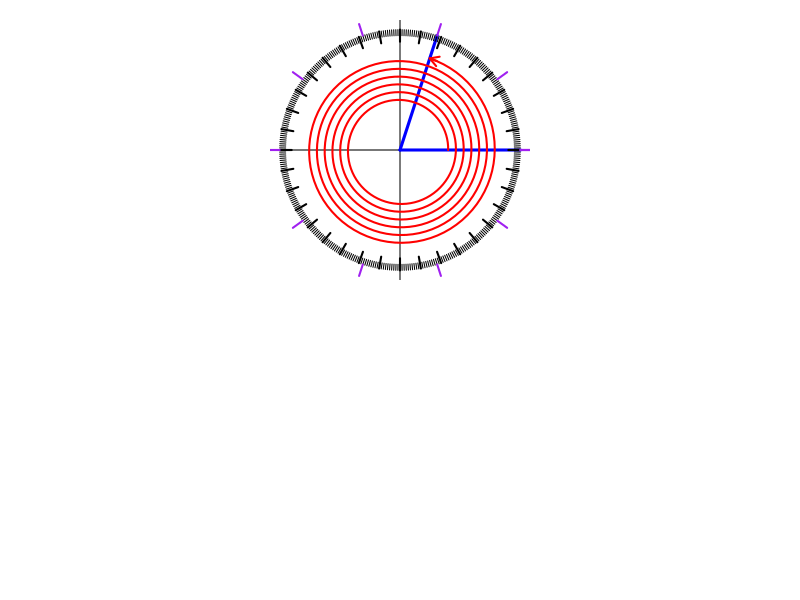

The R script that drew this image:
## ---- chunk 1
while(T){
  rots = round(runif(1,0.1,10),1)
  degs = rots*360
  if(rots%%0.5 != 0){break}
}
shuch = list(c(0,degs/180*pi))
## ---- chunk 2
par(mfrow = c(2, 1))
for(i in 1:length(shuch)){
  par(mar=c(1,1,1,1),pty="s")
  plot(0,0,type="n",ann=F,axes=F,xlim=c(-1,1),ylim=c(-1,1))
  abline(h=0)
  abline(v=0)
  a1 = shuch[[i]][1]
  a2 = shuch[[i]][2]
  lines(c(0,cos(a1)),c(0,sin(a1)),col="blue",lwd=3)
  lines(c(0,cos(a2)),c(0,sin(a2)),col="blue",lwd=3)
  len = 500
  th = seq(a1,a2,(a2-a1)/len)
  if(abs(a2-a1)>2*pi){
    r = seq(0.4,0.8,0.4/len)
  } else {
    r = 0.8
  }
  lines(r*cos(th),r*sin(th),lwd=2,col="red")
  arrows(0.8*cos(th[len]),0.8*sin(th[len]),0.8*cos(th[len+1]),0.8*sin(th[len+1]),lwd=2,col="red",length=0.1)
  for(theta in 1:360){
    thet = theta/180*pi
    if(theta%%10==0){
      lines(c(0.9*cos(thet),cos(thet)),c(0.9*sin(thet),sin(thet)),lwd=2)
    } else {
      lines(c(0.95*cos(thet),cos(thet)),c(0.95*sin(thet),sin(thet)))
    }
  }
  for(theta in seq(0,360,36)){
    thet = theta/180*pi
    lines(c(1.1*cos(thet),cos(thet)),c(1.1*sin(thet),sin(thet)),lwd=2,col="purple")
  }
}
